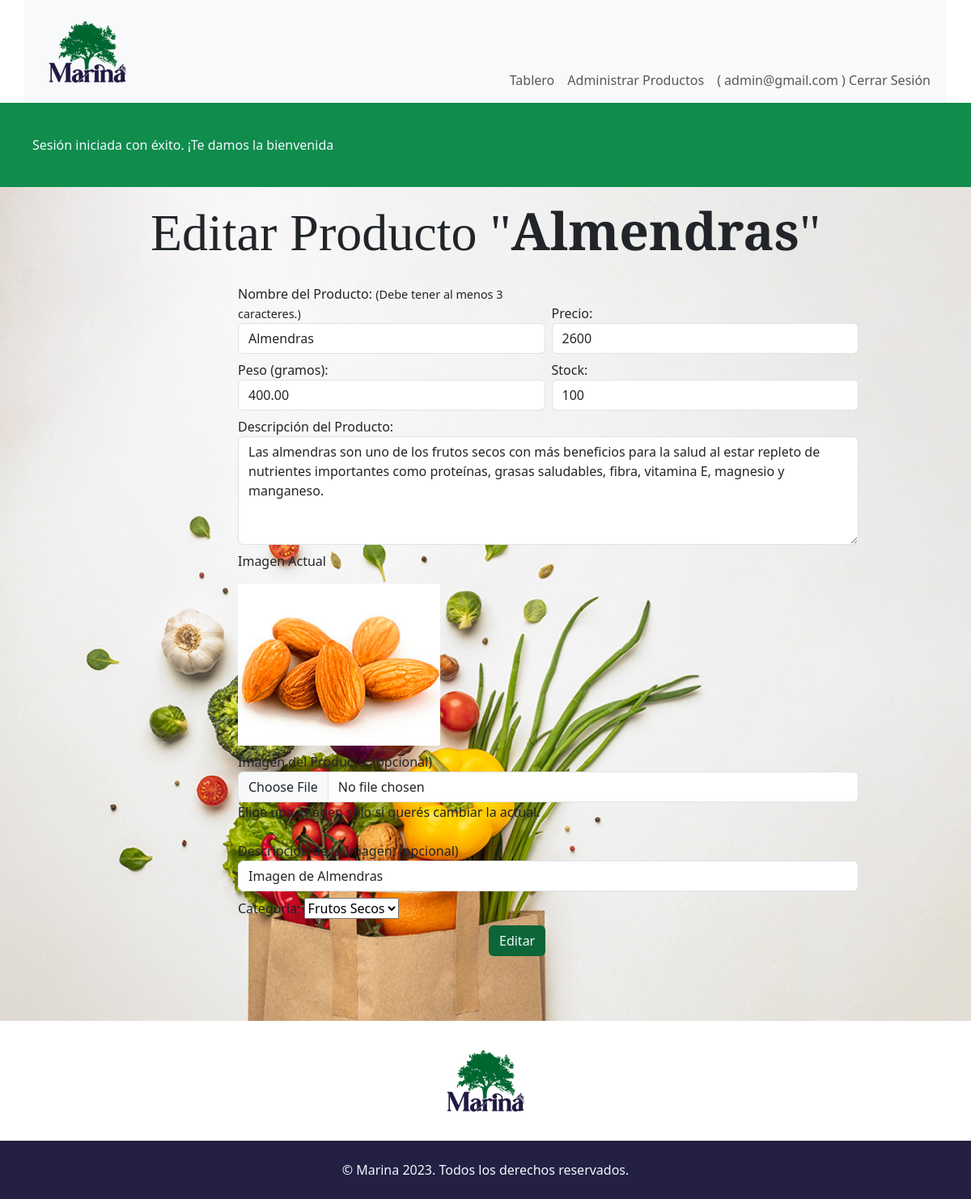
Before: /sitio/admin/index.php?section=edit-product-view&id=1 (signed in) with the older database file.
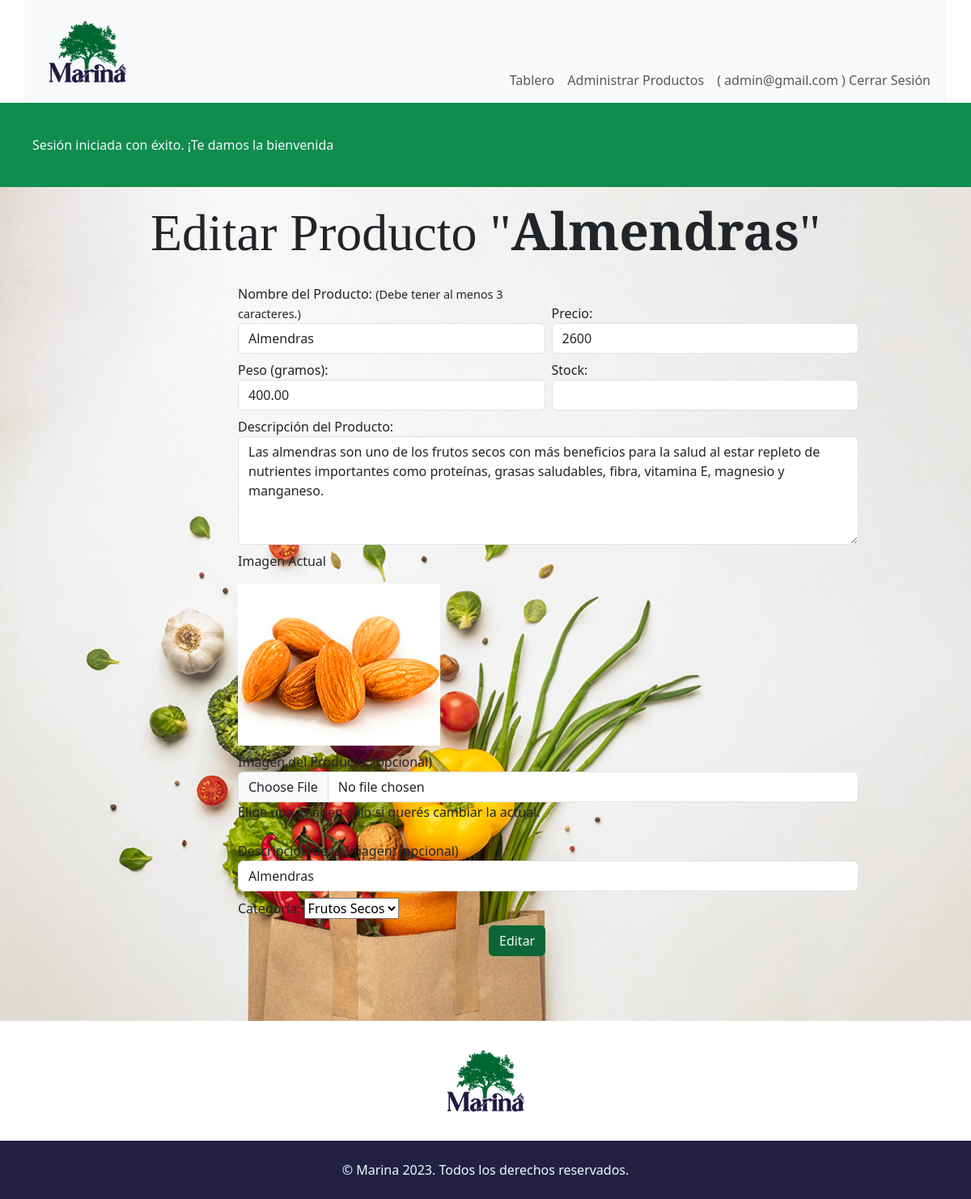
After: the same page with the newer database file.
### tables this page shows
CREATE TABLE `users` (
  `user_id` int(10) UNSIGNED NOT NULL,
  `role_fk` tinyint(3) UNSIGNED NOT NULL,
  `email` varchar(255) NOT NULL,
  `password` varchar(255) NOT NULL,
  `name` varchar(60) NOT NULL,
  `lastname` varchar(60) NOT NULL
);

CREATE TABLE `products` (
  `product_id` int(10) UNSIGNED NOT NULL,
  `category_fk` tinyint(3) UNSIGNED NOT NULL,
  `user_fk` int(10) UNSIGNED NOT NULL,
  `name_product` varchar(200) DEFAULT NULL,
  `price` decimal(10,2) DEFAULT NULL,
  `weight` decimal(10,2) DEFAULT NULL,
  `detail_product` text DEFAULT NULL,
  `img` varchar(255) DEFAULT NULL,
  `img_description` varchar(255) DEFAULT NULL,
  `stock` int(11) DEFAULT NULL
);

CREATE TABLE `categories` (
  `category_id` tinyint(3) UNSIGNED NOT NULL,
  `category` varchar(45) NOT NULL
);

### sitio/bootstrap/autoload.php (called while the page is built, shortened)
<?php
spl_autoload_register(function(string $className) {
    $className = substr($className, 4);
    $classFile = $className . '.php';
    $classPath = __DIR__ . '/../classes/' . $classFile;
});

### sitio/classes/Authentication/Authentication.php (called while the page is built, shortened)
<?php
class Authentication
{
    protected ?User $user = null;
    public function isAuthenticated(): bool
    {
        return isset($_SESSION['user_id']);
    }
    public function getId(): ?int
    {
        return $this->isAuthenticated() ? $_SESSION['user_id'] : null;
    }
    public function getUser(): ?User
    {
        if(!$this -> user){
            $this -> user = (new User()) -> byId($this -> getId());
        }
        return $this -> user;
    }
}

### sitio/classes/Models/User.php (called while the page is built, shortened)
<?php
class User
{
    protected int $role_fk;
    protected string $email;
    public function byId(string $id): ?self
    {
        $db = DBConexion::getDB();
        $query = "SELECT * FROM users
        WHERE user_id = ?";
        $stmt = $db->prepare($query);
        $stmt->execute([$id]);
        $stmt->setFetchMode(PDO::FETCH_CLASS, self::class);
        $user = $stmt->fetch();
        return $user;
    }
    public function isAdmin(): bool
    {
        return $this->role_fk === 1;
    }
    public function getEmail()
    {
        return $this->email;
    }
}

### sitio/classes/Models/Product.php (called while the page is built, shortened)
<?php
class Product{
    protected int $product_id = 0;
    protected int $category_fk = 0;
    protected string $name_product = "";
    protected int $price = 0;
    protected string $weight = "";
    protected string $detail_product = "";
    protected ?string $img = "";
    protected ?string $img_description = "";
    protected ?string $stock = "";
    public function byId(int $id): ?self
    {
        $db = DBConexion::getDB();
        $query = "SELECT * FROM products
                WHERE product_id = :id";
        $stmt = $db->prepare($query);
        $stmt->execute(['id' => $id]);
        $stmt->setFetchMode(PDO::FETCH_CLASS, self::class);
        $product = $stmt->fetch();
        return $product;
    }
    public function getId_product()
    {
        return $this->product_id;
    }
    public function getName_product()
    {
        return $this->name_product;
    }
    public function getPrice()
    {
        return $this->price;
    }
    public function getWeight()
    {
        return $this->weight;
    }
    public function getDetail_product()
    {
        return $this->detail_product;
    }
    public function getImg()
    {
        return $this->img;
    }
    public function getImg_description()
    {
        return $this->img_description;
    }
    public function getStock()
    {
        return $this->stock;
    }
    public function getCategory_fk()
    {
        return $this->category_fk;
    }
}

### sitio/classes/Models/Category.php (called while the page is built, shortened)
<?php
class Category{
    protected int $category_id;
    protected string $category;
    public function allCategories(): array
    {
        $db = DBConexion::getDB();
        $query = "SELECT * FROM categories";
        $stmt = $db->prepare($query);
        $stmt -> execute();
        $stmt -> setFetchMode(PDO::FETCH_CLASS, self::class);
        return $stmt->fetchAll();
    }
    public function getCategory()
    {
        return $this->category;
    }
    public function getCategory_id()
    {
        return $this->category_id;
    }
}

### sitio/admin/vistas/edit-product-view.php (the view, shortened to what this page needs)
<?php
$product = (new Product())->byId($_GET['id']);
if(isset($_SESSION['mistakes'])) {
    $mistakes = $_SESSION['mistakes'];
    unset($_SESSION['mistakes']);
} else {
    $mistakes = [];
}
if(isset($_SESSION['oldData'])) {
    $oldData = $_SESSION['oldData'];
    unset($_SESSION['oldData']);
} else {
    $oldData = [];
}
$categories = (new Category())->allCategories();
?>
<main>
    <div class="contact-container-background">
        <section class="d-flex flex-column justify-content-evenly align-items-center titles-admin-cont">
            <h1 class="h title-section-admin">Editar Producto "<b><?= $product->getName_product();?></b>" </h1>
        </section>
        <div class="container d-flex justify-content-center product-form">
            <form action="acciones/edit-product.php?id=<?= $product->getId_product(); ?>" method="POST" enctype="multipart/form-data" class="col-md-10 row g-2 d-flex flex-row align-items-end justify-content-end">
                <div class="col-md-5">
                    <label for="name_product">Nombre del Producto: <span class="form-help" id="help-product-name"> (Debe tener al menos 3 caracteres.) </span> </label>
                    <input type="text" id="name_product" name="name_product" class="form-control"
                    value="<?= $oldData['name_product'] ?? $product->getName_product();?>"
                    aria-describedby="help-product-name <?= isset($mistakes['product']) ? 'name-error' : '';?>"
                    >
                </div>
                <div class="col-md-5">
                    <label for="price">Precio:</label>
                    <input type="number" id="price"
                    value="<?= $oldData['price'] ?? $product->getPrice();?>"
                    name="price" class="form-control"
                    >
                </div>
                <div class="col-md-5">
                    <label for="weight">Peso (gramos):</label>
                    <input type="number" id="weight"
                    value="<?= $oldData['weight'] ?? $product->getWeight();?>"
                    name="weight" class="form-control"
                    >
                </div>
                <div class="col-md-5">
                    <label for="stock">Stock:</label>
                    <input type="number" id="stock"
                    value="<?= $oldData['stock'] ?? $product->getStock();?>"
                    name="stock" class="form-control"
                    >
                </div>
                <div class="col-md-10">
                    <label for="detail_product">Descripción del Producto:</label>
                    <textarea class="form-control" name="detail_product" id="detail_product" cols="20" rows="5"  placeholder="Escribir Detalle del Nuevo Producto"
                    ><?= $oldData['detail_product'] ?? $product->getDetail_product();?></textarea>
                </div>
                <div class="col-md-10">
                    <p>Imagen Actual</p>
                    <?php
                if(!empty($product->getImg())):
                ?>
                <img src="<?= '../images/products/' . $product->getImg(); ?>" alt="">
                <?php
                else:
                ?>
                <p><i>No tiene una imagen.</i></p>
                <?php
                endif;
                ?>
                </div>
                <div class="col-md-10">
                    <label for="img">Imagen del Producto: (opcional)</label>
                    <input type="file" id="img" name="img" class="form-control"
                    aria-describedby="help-image">
                    <p  id="help-image">Elige una imagen solo si querés cambiar la actual.</p>
                </div>
                <div class="col-md-10">
                    <label for="img_description">Descripción de la Imagen: (opcional)</label>
                    <input type="text" id="img_description"
                    value="<?= $oldData['img_description'] ?? $product->getImg_description();?>"
                    name="img_description" class="form-control">
                </div>
                <div class="col-md-10">
                    <label for="category_fk">Categoría:</label>
                    <select name="category_fk" id="category_fk">
                    <?php
                    foreach($categories as $category):
                    ?>
                    <option value="<?=$category->getCategory_id(); ?>"
                    <?=$category->getCategory_id() == ($oldData['category_fk'] ?? $product->getCategory_fk()) ? 'selected' : ''; ?>>
                    <?=$category->getCategory(); ?>
                </option>
                    <?php
                    endforeach;
                    ?>
                    </select>
                </div>
                <div class="col-md-6">
                    <button class="btn color-btn" type="submit">Editar</button>
                </div>
            </form>
        </div>
    </div>
</main>

### sitio/admin/index.php (shortened to what this page needs)
<?php
$ruta = $_GET['section'] ?? 'home';
$whiteList = [
    'home' => [
        'title' => 'Tablero Principal',
        'requiresAuthentication' => 'true'
    ],
    'new-product' => [
        'title' => 'Crear producto',
        'requiresAuthentication' => 'true'
    ],
    'store' => [
        'title' => 'Administración de Productos',
        'requiresAuthentication' => 'true'
    ],
    'delete-product-view' => [
        'title' => 'Eliminar Producto',
        'requiresAuthentication' => 'true'
    ],
    'edit-product-view' => [
        'title' => 'Editar Producto',
        'requiresAuthentication' => 'true'
    ],
    'login-view' => ['title' => 'Ingresar al Panel de Administración'],
    '404' => [
        'title' => 'Página no encontrada',
        'requiresAuthentication' => 'true'
    ],
];
$rutaConfig = $whiteList[$ruta];
$authentication = new Authentication();
$requiresAuthentication = $rutaConfig['requiresAuthentication'] ?? false;
if (
    $requiresAuthentication &&
    (
        !$authentication->isAuthenticated() ||
        !$authentication->getUser()->isAdmin()
    )
) {
    $_SESSION['failMessage'] = "Para acceder a esta sección se requiere iniciar sesión como Administrador.";
    header("Location: index.php?section=login-view");
    exit;
}
$paginaActual = $rutaConfig['title'];
function activeNavBar($nombre, $paginaActual)
{
    return ($paginaActual == $nombre) ? 'active' : '';
}
?>
<!DOCTYPE html>
<html lang="es">
<head>
    <link href="https://cdn.jsdelivr.net/npm/bootstrap@5.3.2/dist/css/bootstrap.min.css" rel="stylesheet">
    <link rel="stylesheet" href="../styles/styles.css">
    <link rel="stylesheet" href="https://cdn.jsdelivr.net/npm/bootstrap-icons@1.11.1/font/bootstrap-icons.css">
</head>
<body>
    <header>
        <nav class="navbar navbar-expand-lg bg-body-tertiary container">
            <div class="container-fluid align-items-end">
                <a class="navbar-brand <?php echo activeNavBar('Página Principal', $paginaActual) ?>" href="index.php?section=home">
                    <img src="../images/logo.png" alt="Logotipo de la tienda Marina" class="d-inline-block align-text-top logo mx-3">
                </a>
                <div class="collapse navbar-collapse justify-content-end" id="navbarNav">
                    <?php
                    if ($authentication->isAuthenticated() && $authentication ->getUser()->isAdmin()) :
                    ?>
                        <ul class="navbar-nav">
                            <li class="nav-item">
                                <a class="nav-link <?php echo activeNavBar('Página Principal', $paginaActual) ?>" aria-current="page" href="index.php?section=home">Tablero</a>
                            </li>
                            <li class="nav-item ">
                                <a class="nav-link <?php echo activeNavBar('Tienda',  $paginaActual) ?>" href="index.php?section=store">Administrar Productos</a>
                            </li>
                            <li>
                                <form action="acciones/log-out.php" method="post">
                                    <button type="submit" class="nav-link">(
                                        <?= $authentication->getUser()->getEmail(); ?> ) Cerrar Sesión</button>
                                </form>
                            </li>
                        </ul>
                    <?php
                    endif;
                    ?>
                </div>
            </div>
        </nav>
    </header>
    <div>
        <?php
        if (isset($_SESSION['successMessage'])) : ?>
            <div class="msg-success"><?= $_SESSION['successMessage']; ?></div>
        <?php
        endif;
        ?>
    </div>
    <?php
    require __DIR__ . '/vistas/' . $ruta . '.php';
    ?>
    <footer class="d-flex flex-column align-items-center">
        <div>
            <img src="../images/logo.png" alt="logo Marina" class="logo">
        </div>
        <div class="p-footer">
            <p class="text-center">© Marina 2023. Todos los derechos reservados.</p>
        </div>
    </footer>
</body>
</html>

### sitio/styles/styles.css (style rules this page uses)
.h { font-family: 'Playfair Display', serif; }
.contact-container-background { background-image: url(../images/fondo.jpg); background-size: cover; background-repeat: no-repeat; padding-bottom: 10vh; }
footer :first-child { margin: 1vw; }
.p-footer { background-color: #232043; color: aliceblue; width: 100%; padding: 1vw; }
ul { list-style-type: none; padding-left: 0%; }
.color-btn { background-color: #0c6637; color: aliceblue; transition: transform 0.3s; }
.msg-success { background-color: #108c4c; padding: 5vh; color: aliceblue; }
.titles-admin-cont { height: 10vw; }
.form-help { font-size: 0.9rem; }
@media only screen and (min-width: 1025px) { .logo { height: 100px; } }
@media only screen and (min-width: 1025px) { .title-section-admin { font-size: 4rem; } }

Changed rows visible on the page:
changed products "Almendras": img_description "Imagen de Almendras" → "Almendras"; stock "100" → (not shown)
